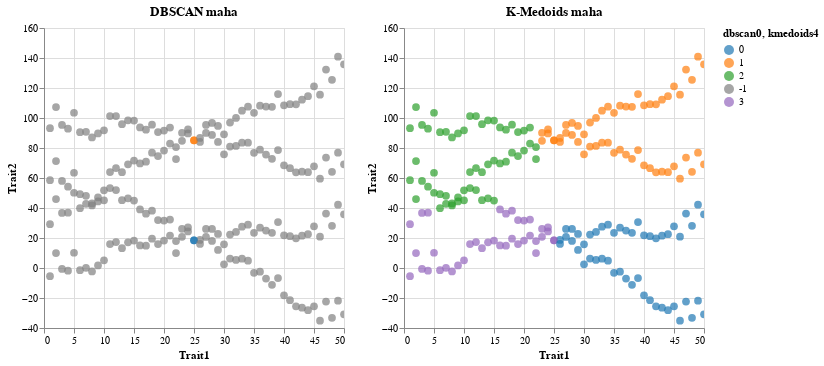

Notebook source saved alongside this figure:
### Code cell
(dbscan_maha | kmedoi_maha)

### Figure 1 — Vega-Lite specification as saved in the notebook (floating-point values rounded to 4 significant figures; data arrays with more than 128 entries replaced by an {"elided": "..."} marker saying what was removed)
{"config": {"view": {"continuousWidth": 300, "continuousHeight": 300}}, "hconcat": [{"mark": {"type": "circle", "size": 60}, "encoding": {"color": {"field": "dbscan0", "scale": {"domain": [0.0, 1.0, 2.0, -1.0, 3.0], "range": ["#1f77b4", "#ff7f0e", "#2ca02c", "#808080", "#9467bd"]}, "type": "nominal"}, "tooltip": [{"field": "dbscan0", "type": "quantitative"}, {"field": "kmedoids4", "type": "quantitative"}], "x": {"field": "Trait1", "type": "quantitative"}, "y": {"field": "Trait2", "type": "quantitative"}}, "name": "view_9", "title": "DBSCAN maha"}, {"mark": {"type": "circle", "size": 60}, "encoding": {"color": {"field": "kmedoids4", "scale": {"domain": [0.0, 1.0, 2.0, -1.0, 3.0], "range": ["#1f77b4", "#ff7f0e", "#2ca02c", "#808080", "#9467bd"]}, "type": "nominal"}, "tooltip": [{"field": "dbscan0", "type": "quantitative"}, {"field": "kmedoids4", "type": "quantitative"}], "x": {"field": "Trait1", "type": "quantitative"}, "y": {"field": "Trait2", "type": "quantitative"}}, "name": "view_10", "title": "K-Medoids maha"}], "data": {"name": "data-9f79b323aadd3a33da20b858e01ae0fe"}, "params": [{"name": "param_9", "select": {"type": "interval", "encodings": ["x", "y"]}, "bind": "scales", "views": ["view_9"]}, {"name": "param_10", "select": {"type": "interval", "encodings": ["x", "y"]}, "bind": "scales", "views": ["view_10"]}], "$schema": "https://vega.github.io/schema/vega-lite/v5.16.3.json", "datasets": {"data-9f79b323aadd3a33da20b858e01ae0fe": {"elided": "200 records"}}}
